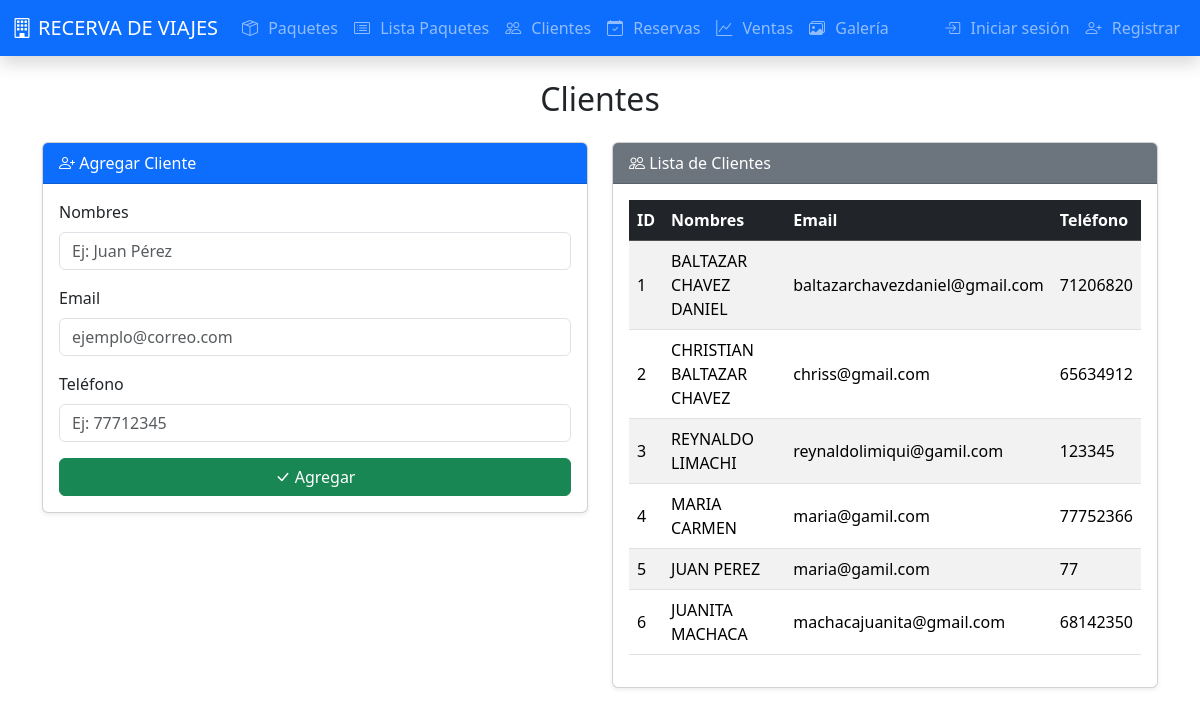
/clientes/, run on the app's committed database.
### tables this page shows
CREATE TABLE clientes (
                id INTEGER PRIMARY KEY AUTOINCREMENT,
                nombres TEXT NOT NULL,
                email TEXT,
                telefono TEXT
            );

### controllers/clientes_controller.py (the view, shortened to what this page needs)
@clientes_bp.route('/', methods=['GET','POST'])
def index():
    clientes = all_clientes()
    return render_template('clientes/list.html', clientes=clientes)

### database.py (called while the page is built)
def get_connection():
    db_path = current_app.config.get('DB_PATH')
    conn = sqlite3.connect(db_path)
    conn.row_factory = sqlite3.Row
    return conn

### models/cliente_model.py (called while the page is built)
def all():
    conn = get_connection()
    rows = conn.execute('SELECT * FROM clientes').fetchall()
    conn.close()
    return rows

### templates/clientes/list.html
{% extends 'base.html' %}
{% block content %}
<h2 class="text-center mb-4">Clientes</h2>
<div class="row">
  <div class="col-md-6 mb-4">
    <div class="card shadow-sm">
      <div class="card-header bg-primary text-white">
        <i class="bi bi-person-plus"></i> Agregar Cliente
      </div>
      <div class="card-body">
        <form method="POST" action="{{ url_for('clientes.index') }}">
          <div class="mb-3">
            <label class="form-label">Nombres</label>
            <input class="form-control" name="nombres" placeholder="Ej: Juan Pérez" required>
          </div>
          <div class="mb-3">
            <label class="form-label">Email</label>
            <input type="email" class="form-control" name="email" placeholder="ejemplo@correo.com">
          </div>
          <div class="mb-3">
            <label class="form-label">Teléfono</label>
            <input class="form-control" name="telefono" placeholder="Ej: 77712345">
          </div>
          <button class="btn btn-success w-100"><i class="bi bi-check-lg"></i> Agregar</button>
        </form>
      </div>
    </div>
  </div>
  <div class="col-md-6 mb-4">
    <div class="card shadow-sm">
      <div class="card-header bg-secondary text-white">
        <i class="bi bi-people"></i> Lista de Clientes
      </div>
      <div class="card-body table-responsive">
        <table class="table table-striped table-hover align-middle">
          <thead class="table-dark">
            <tr>
              <th>ID</th>
              <th>Nombres</th>
              <th>Email</th>
              <th>Teléfono</th>
            </tr>
          </thead>
          <tbody>
            {% for c in clientes %}
            <tr>
              <td>{{ c['id'] }}</td>
              <td>{{ c['nombres'] }}</td>
              <td>{{ c['email'] }}</td>
              <td>{{ c['telefono'] }}</td>
            </tr>
            {% else %}
            <tr>
              <td colspan="4" class="text-center text-muted">No hay clientes registrados.</td>
            </tr>
            {% endfor %}
          </tbody>
        </table>
      </div>
    </div>
  </div>
</div>
{% endblock %}

### templates/base.html (shortened to what this page needs)
<!doctype html>
<html lang="es">
<head>
  <link href="https://cdn.jsdelivr.net/npm/bootstrap@5.3.2/dist/css/bootstrap.min.css" rel="stylesheet">
  <link href="https://cdn.jsdelivr.net/npm/bootstrap-icons@1.11.1/font/bootstrap-icons.css" rel="stylesheet">
</head>
<body>
<nav class="navbar navbar-expand-lg navbar-dark bg-primary shadow">
  <div class="container-fluid">
    <a class="navbar-brand d-flex align-items-center" href="{{ url_for('paquetes.home') }}">
      <i class="bi bi-building"></i> RECERVA DE VIAJES
    </a>
    <div class="collapse navbar-collapse" id="nav">
      <ul class="navbar-nav me-auto mb-2 mb-lg-0">
        <li class="nav-item">
          <a class="nav-link" href="{{ url_for('paquetes.home') }}"><i class="bi bi-box-seam"></i> Paquetes</a>
        </li>
        <li class="nav-item">
          <a class="nav-link" href="{{ url_for('paquetes.list_paquetes') }}"><i class="bi bi-card-list"></i> Lista Paquetes</a>
        </li>
        <li class="nav-item">
          <a class="nav-link" href="{{ url_for('clientes.index') }}"><i class="bi bi-people"></i> Clientes</a>
        </li>
        <li class="nav-item">
          <a class="nav-link" href="{{ url_for('reservas.list_reservas') }}"><i class="bi bi-calendar-check"></i> Reservas</a>
        </li>
        <li class="nav-item">
          <a class="nav-link" href="{{ url_for('reportes.ventas') }}"><i class="bi bi-graph-up"></i> Ventas</a>
        </li>
        <li class="nav-item">
          <a class="nav-link" href="{{ url_for('galeria.index') }}"><i class="bi bi-images"></i> Galería</a>
        </li>
      </ul>
      <ul class="navbar-nav mb-2 mb-lg-0">
        {% if session.get('username') %}
          <li class="nav-item"><span class="nav-link"><i class="bi bi-person-circle"></i> Hola, {{ session.get('username') }}</span></li>
          <li class="nav-item"><a class="nav-link" href="{{ url_for('auth.logout') }}"><i class="bi bi-box-arrow-right"></i> Cerrar sesión</a></li>
        {% else %}
          <li class="nav-item"><a class="nav-link" href="{{ url_for('auth.login') }}"><i class="bi bi-box-arrow-in-right"></i> Iniciar sesión</a></li>
          <li class="nav-item"><a class="nav-link" href="{{ url_for('auth.register') }}"><i class="bi bi-person-plus"></i> Registrar</a></li>
        {% endif %}
      </ul>
    </div>
  </div>
</nav>
<div class="container mt-4">
  {% block content %}{% endblock %}
</div>
</body>
</html>

### templates/base.html (style rules this page uses)
.nav-link i { margin-right: 6px; }
.navbar-brand i { margin-right: 6px; }

### data on the page
clientes: id "1", nombres "BALTAZAR CHAVEZ DANIEL", email "baltazarchavezdaniel@gmail.com", telefono "71206820"
clientes: id "2", nombres "CHRISTIAN BALTAZAR CHAVEZ", email "chriss@gmail.com", telefono "65634912"
clientes: id "3", nombres "REYNALDO LIMACHI", email "reynaldolimiqui@gamil.com", telefono "123345"
clientes: id "4", nombres "MARIA CARMEN", email "maria@gamil.com", telefono "77752366"
clientes: id "5", nombres "JUAN PEREZ", email "maria@gamil.com", telefono "77"
clientes: id "6", nombres "JUANITA MACHACA", email "machacajuanita@gmail.com", telefono "68142350"
